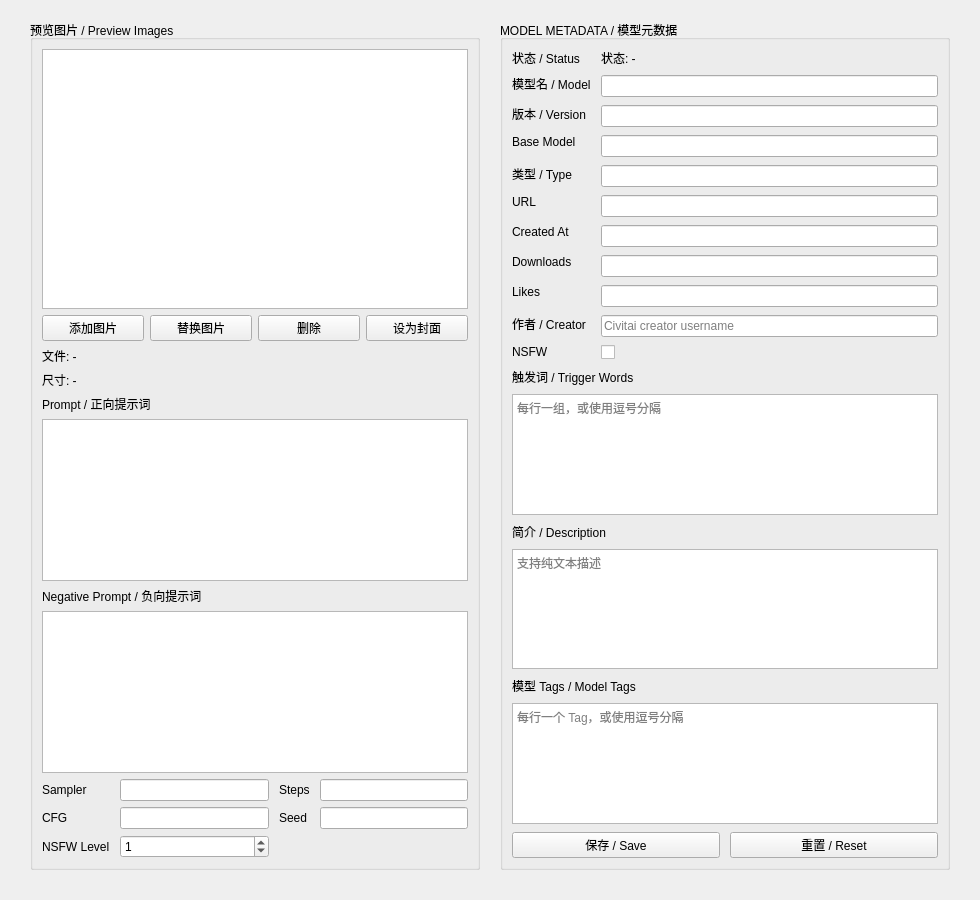
<?xml version="1.0" encoding="UTF-8"?>
<ui version="4.0">
 <class>LocalMetaEditorPage</class>
 <widget class="QWidget" name="LocalMetaEditorPage">
  <property name="geometry">
   <rect>
    <x>0</x>
    <y>0</y>
    <width>980</width>
    <height>900</height>
   </rect>
  </property>
  <layout class="QHBoxLayout" name="horizontalLayout_EditMeta">
   <property name="spacing">
    <number>20</number>
   </property>
   <property name="leftMargin">
    <number>30</number>
   </property>
   <property name="topMargin">
    <number>20</number>
   </property>
   <property name="rightMargin">
    <number>30</number>
   </property>
   <property name="bottomMargin">
    <number>30</number>
   </property>
   <item>
    <widget class="QGroupBox" name="groupEditImages">
     <property name="title">
      <string>预览图片 / Preview Images</string>
     </property>
     <layout class="QVBoxLayout" name="layoutEditImages">
      <item>
       <widget class="QListWidget" name="listEditImages">
        <property name="minimumSize">
         <size>
          <width>320</width>
          <height>260</height>
         </size>
        </property>
        <property name="iconSize">
         <size>
          <width>90</width>
          <height>135</height>
         </size>
        </property>
        <property name="movement">
         <enum>QListView::Movement::Static</enum>
        </property>
        <property name="resizeMode">
         <enum>QListView::ResizeMode::Fixed</enum>
        </property>
        <property name="spacing">
         <number>8</number>
        </property>
        <property name="gridSize">
         <size>
          <width>118</width>
          <height>186</height>
         </size>
        </property>
        <property name="viewMode">
         <enum>QListView::ViewMode::IconMode</enum>
        </property>
        <property name="uniformItemSizes">
         <bool>true</bool>
        </property>
        <property name="wordWrap">
         <bool>false</bool>
        </property>
       </widget>
      </item>
      <item>
       <layout class="QHBoxLayout" name="layoutEditImageButtons">
        <item>
         <widget class="QPushButton" name="btnEditAddImage">
          <property name="text">
           <string>添加图片</string>
          </property>
         </widget>
        </item>
        <item>
         <widget class="QPushButton" name="btnEditReplaceImage">
          <property name="text">
           <string>替换图片</string>
          </property>
         </widget>
        </item>
        <item>
         <widget class="QPushButton" name="btnEditRemoveImage">
          <property name="text">
           <string>删除</string>
          </property>
         </widget>
        </item>
        <item>
         <widget class="QPushButton" name="btnEditSetCover">
          <property name="text">
           <string>设为封面</string>
          </property>
         </widget>
        </item>
       </layout>
      </item>
      <item>
       <widget class="QLabel" name="lblEditImagePath">
        <property name="sizePolicy">
         <sizepolicy hsizetype="Preferred" vsizetype="Preferred">
          <horstretch>0</horstretch>
          <verstretch>0</verstretch>
         </sizepolicy>
        </property>
        <property name="text">
         <string>文件: -</string>
        </property>
        <property name="textFormat">
         <enum>Qt::TextFormat::RichText</enum>
        </property>
        <property name="wordWrap">
         <bool>true</bool>
        </property>
       </widget>
      </item>
      <item>
       <widget class="QLabel" name="lblEditImageSize">
        <property name="text">
         <string>尺寸: -</string>
        </property>
       </widget>
      </item>
      <item>
       <widget class="QLabel" name="label_EditImgPrompt">
        <property name="text">
         <string>Prompt / 正向提示词</string>
        </property>
       </widget>
      </item>
      <item>
       <widget class="QTextEdit" name="textEditImgPrompt">
        <property name="minimumSize">
         <size>
          <width>0</width>
          <height>80</height>
         </size>
        </property>
       </widget>
      </item>
      <item>
       <widget class="QLabel" name="label_EditImgNegPrompt">
        <property name="text">
         <string>Negative Prompt / 负向提示词</string>
        </property>
       </widget>
      </item>
      <item>
       <widget class="QTextEdit" name="textEditImgNegPrompt">
        <property name="minimumSize">
         <size>
          <width>0</width>
          <height>60</height>
         </size>
        </property>
       </widget>
      </item>
      <item>
       <layout class="QGridLayout" name="gridEditImgParams">
        <property name="horizontalSpacing">
         <number>10</number>
        </property>
        <property name="verticalSpacing">
         <number>6</number>
        </property>
        <item row="0" column="2">
         <widget class="QLabel" name="label_EditImgSteps">
          <property name="text">
           <string>Steps</string>
          </property>
         </widget>
        </item>
        <item row="0" column="0">
         <widget class="QLabel" name="label_EditImgSampler">
          <property name="text">
           <string>Sampler</string>
          </property>
         </widget>
        </item>
        <item row="4" column="1">
         <widget class="QSpinBox" name="spinImgNsfw">
          <property name="minimum">
           <number>0</number>
          </property>
          <property name="maximum">
           <number>16</number>
          </property>
          <property name="value">
           <number>1</number>
          </property>
         </widget>
        </item>
        <item row="0" column="3">
         <widget class="QLineEdit" name="editImgSteps"/>
        </item>
        <item row="4" column="0">
         <widget class="QLabel" name="label_EditImgNsfw">
          <property name="text">
           <string>NSFW Level</string>
          </property>
         </widget>
        </item>
        <item row="2" column="1">
         <widget class="QLineEdit" name="editImgCfg"/>
        </item>
        <item row="0" column="1">
         <widget class="QLineEdit" name="editImgSampler"/>
        </item>
        <item row="2" column="0">
         <widget class="QLabel" name="label_EditImgCfg">
          <property name="text">
           <string>CFG</string>
          </property>
         </widget>
        </item>
        <item row="2" column="3">
         <widget class="QLineEdit" name="editImgSeed"/>
        </item>
        <item row="2" column="2">
         <widget class="QLabel" name="label_EditImgSeed">
          <property name="text">
           <string>Seed</string>
          </property>
         </widget>
        </item>
       </layout>
      </item>
     </layout>
    </widget>
   </item>
   <item>
    <widget class="QGroupBox" name="groupEditMeta">
     <property name="title">
      <string>MODEL METADATA / 模型元数据</string>
     </property>
     <layout class="QVBoxLayout" name="layoutEditMetaRight">
      <item>
       <layout class="QGridLayout" name="gridLayoutLocalMeta">
        <property name="leftMargin">
         <number>0</number>
        </property>
        <property name="topMargin">
         <number>0</number>
        </property>
        <property name="rightMargin">
         <number>0</number>
        </property>
        <property name="bottomMargin">
         <number>0</number>
        </property>
        <property name="horizontalSpacing">
         <number>10</number>
        </property>
        <property name="verticalSpacing">
         <number>8</number>
        </property>
        <item row="5" column="0">
         <widget class="QLabel" name="label_LocalMetaUrl">
          <property name="text">
           <string>URL</string>
          </property>
          <property name="alignment">
           <set>Qt::AlignmentFlag::AlignLeading|Qt::AlignmentFlag::AlignLeft|Qt::AlignmentFlag::AlignTop</set>
          </property>
         </widget>
        </item>
        <item row="1" column="1">
         <widget class="QLineEdit" name="editLocalModelName"/>
        </item>
        <item row="7" column="1">
         <widget class="QLineEdit" name="editLocalDownloads"/>
        </item>
        <item row="2" column="0">
         <widget class="QLabel" name="label_LocalMetaVersion">
          <property name="text">
           <string>版本 / Version</string>
          </property>
          <property name="alignment">
           <set>Qt::AlignmentFlag::AlignLeading|Qt::AlignmentFlag::AlignLeft|Qt::AlignmentFlag::AlignTop</set>
          </property>
         </widget>
        </item>
        <item row="3" column="1">
         <widget class="QLineEdit" name="editLocalBaseModel"/>
        </item>
        <item row="4" column="1">
         <widget class="QLineEdit" name="editLocalType"/>
        </item>
        <item row="9" column="1">
         <widget class="QLineEdit" name="editLocalCreator">
          <property name="placeholderText">
           <string>Civitai creator username</string>
          </property>
         </widget>
        </item>
        <item row="7" column="0">
         <widget class="QLabel" name="label_LocalMetaDownloads">
          <property name="text">
           <string>Downloads</string>
          </property>
          <property name="alignment">
           <set>Qt::AlignmentFlag::AlignLeading|Qt::AlignmentFlag::AlignLeft|Qt::AlignmentFlag::AlignTop</set>
          </property>
         </widget>
        </item>
        <item row="10" column="0">
         <widget class="QLabel" name="label_LocalMetaNSFW">
          <property name="text">
           <string>NSFW</string>
          </property>
          <property name="alignment">
           <set>Qt::AlignmentFlag::AlignLeading|Qt::AlignmentFlag::AlignLeft|Qt::AlignmentFlag::AlignTop</set>
          </property>
         </widget>
        </item>
        <item row="0" column="1">
         <widget class="QLabel" name="lblLocalMetaStatus">
          <property name="text">
           <string>状态: -</string>
          </property>
          <property name="wordWrap">
           <bool>true</bool>
          </property>
         </widget>
        </item>
        <item row="17" column="0" colspan="2">
         <layout class="QHBoxLayout" name="horizontalLayout_LocalMetaButtons">
          <item>
           <widget class="QPushButton" name="btnLocalMetaSave">
            <property name="minimumSize">
             <size>
              <width>0</width>
              <height>0</height>
             </size>
            </property>
            <property name="text">
             <string>保存 / Save</string>
            </property>
           </widget>
          </item>
          <item>
           <spacer name="horizontalSpacer">
            <property name="orientation">
             <enum>Qt::Orientation::Horizontal</enum>
            </property>
            <property name="sizeType">
             <enum>QSizePolicy::Policy::Fixed</enum>
            </property>
            <property name="sizeHint" stdset="0">
             <size>
              <width>10</width>
              <height>20</height>
             </size>
            </property>
           </spacer>
          </item>
          <item>
           <widget class="QPushButton" name="btnLocalMetaReset">
            <property name="minimumSize">
             <size>
              <width>0</width>
              <height>0</height>
             </size>
            </property>
            <property name="text">
             <string>重置 / Reset</string>
            </property>
           </widget>
          </item>
         </layout>
        </item>
        <item row="5" column="1">
         <widget class="QLineEdit" name="editLocalModelUrl"/>
        </item>
        <item row="3" column="0">
         <widget class="QLabel" name="label_LocalMetaBase">
          <property name="text">
           <string>Base Model</string>
          </property>
          <property name="alignment">
           <set>Qt::AlignmentFlag::AlignLeading|Qt::AlignmentFlag::AlignLeft|Qt::AlignmentFlag::AlignTop</set>
          </property>
         </widget>
        </item>
        <item row="9" column="0">
         <widget class="QLabel" name="label_LocalMetaCreator">
          <property name="text">
           <string>作者 / Creator</string>
          </property>
          <property name="alignment">
           <set>Qt::AlignmentFlag::AlignLeading|Qt::AlignmentFlag::AlignLeft|Qt::AlignmentFlag::AlignTop</set>
          </property>
         </widget>
        </item>
        <item row="14" column="0" colspan="2">
         <widget class="QTextEdit" name="textLocalDescription">
          <property name="minimumSize">
           <size>
            <width>0</width>
            <height>90</height>
           </size>
          </property>
          <property name="placeholderText">
           <string>支持纯文本描述</string>
          </property>
         </widget>
        </item>
        <item row="4" column="0">
         <widget class="QLabel" name="label_LocalMetaType">
          <property name="text">
           <string>类型 / Type</string>
          </property>
          <property name="alignment">
           <set>Qt::AlignmentFlag::AlignLeading|Qt::AlignmentFlag::AlignLeft|Qt::AlignmentFlag::AlignTop</set>
          </property>
         </widget>
        </item>
        <item row="0" column="0">
         <widget class="QLabel" name="label_LocalMetaStatus">
          <property name="text">
           <string>状态 / Status</string>
          </property>
          <property name="alignment">
           <set>Qt::AlignmentFlag::AlignLeading|Qt::AlignmentFlag::AlignLeft|Qt::AlignmentFlag::AlignTop</set>
          </property>
         </widget>
        </item>
        <item row="12" column="0" colspan="2">
         <widget class="QTextEdit" name="textLocalTriggers">
          <property name="minimumSize">
           <size>
            <width>0</width>
            <height>80</height>
           </size>
          </property>
          <property name="placeholderText">
           <string>每行一组，或使用逗号分隔</string>
          </property>
         </widget>
        </item>
        <item row="2" column="1">
         <widget class="QLineEdit" name="editLocalVersion"/>
        </item>
        <item row="6" column="0">
         <widget class="QLabel" name="label_LocalMetaCreatedAt">
          <property name="text">
           <string>Created At</string>
          </property>
          <property name="alignment">
           <set>Qt::AlignmentFlag::AlignLeading|Qt::AlignmentFlag::AlignLeft|Qt::AlignmentFlag::AlignTop</set>
          </property>
         </widget>
        </item>
        <item row="11" column="0" colspan="2">
         <widget class="QLabel" name="label_LocalMetaTriggers">
          <property name="text">
           <string>触发词 / Trigger Words</string>
          </property>
          <property name="alignment">
           <set>Qt::AlignmentFlag::AlignLeading|Qt::AlignmentFlag::AlignLeft|Qt::AlignmentFlag::AlignTop</set>
          </property>
         </widget>
        </item>
        <item row="6" column="1">
         <widget class="QLineEdit" name="editLocalCreatedAt"/>
        </item>
        <item row="1" column="0">
         <widget class="QLabel" name="label_LocalMetaModel">
          <property name="text">
           <string>模型名 / Model</string>
          </property>
          <property name="alignment">
           <set>Qt::AlignmentFlag::AlignLeading|Qt::AlignmentFlag::AlignLeft|Qt::AlignmentFlag::AlignTop</set>
          </property>
         </widget>
        </item>
        <item row="8" column="0">
         <widget class="QLabel" name="label_LocalMetaLikes">
          <property name="text">
           <string>Likes</string>
          </property>
          <property name="alignment">
           <set>Qt::AlignmentFlag::AlignLeading|Qt::AlignmentFlag::AlignLeft|Qt::AlignmentFlag::AlignTop</set>
          </property>
         </widget>
        </item>
        <item row="10" column="1">
         <widget class="QCheckBox" name="chkLocalNSFW"/>
        </item>
        <item row="13" column="0" colspan="2">
         <widget class="QLabel" name="label_LocalMetaDesc">
          <property name="text">
           <string>简介 / Description</string>
          </property>
          <property name="alignment">
           <set>Qt::AlignmentFlag::AlignLeading|Qt::AlignmentFlag::AlignLeft|Qt::AlignmentFlag::AlignTop</set>
          </property>
         </widget>
        </item>
        <item row="8" column="1">
         <widget class="QLineEdit" name="editLocalLikes"/>
        </item>
        <item row="16" column="0" colspan="2">
         <widget class="QTextEdit" name="textLocalModelTags">
          <property name="minimumSize">
           <size>
            <width>0</width>
            <height>70</height>
           </size>
          </property>
          <property name="placeholderText">
           <string>每行一个 Tag，或使用逗号分隔</string>
          </property>
         </widget>
        </item>
        <item row="15" column="0" colspan="2">
         <widget class="QLabel" name="label_LocalMetaTags">
          <property name="text">
           <string>模型 Tags / Model Tags</string>
          </property>
          <property name="alignment">
           <set>Qt::AlignmentFlag::AlignLeading|Qt::AlignmentFlag::AlignLeft|Qt::AlignmentFlag::AlignTop</set>
          </property>
         </widget>
        </item>
       </layout>
      </item>
     </layout>
    </widget>
   </item>
  </layout>
 </widget>
 <resources/>
 <connections/>
</ui>
